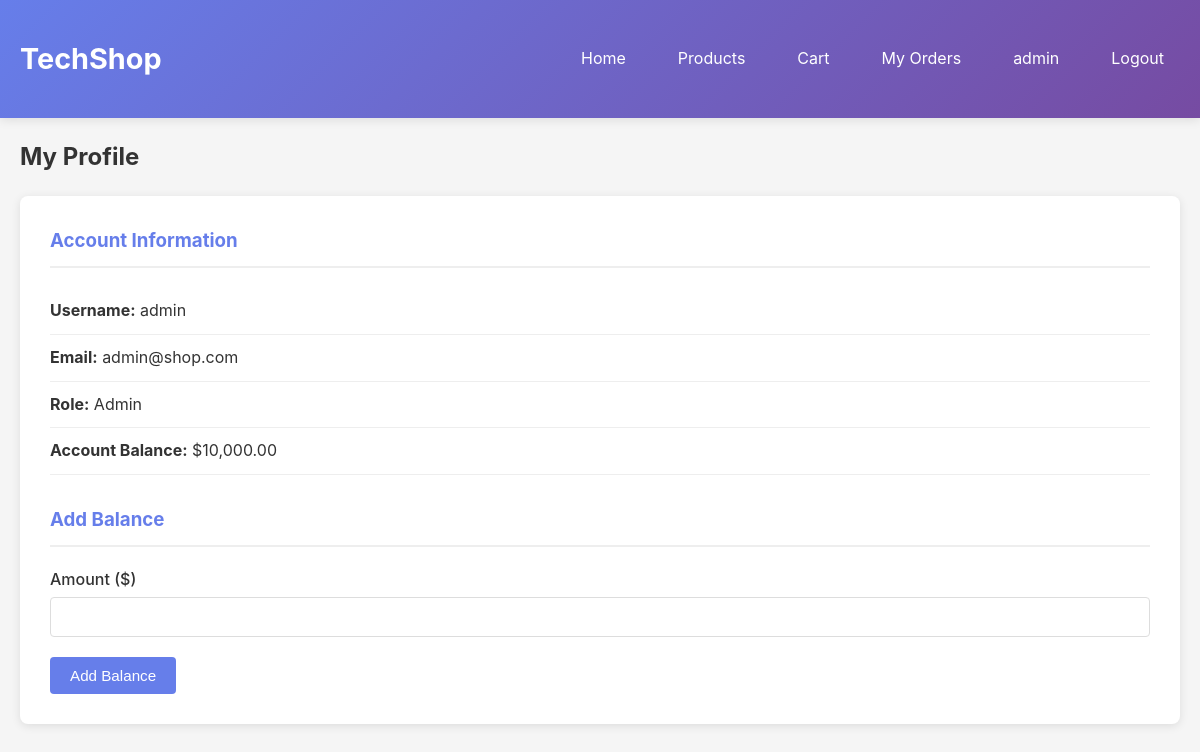
The app's page /profile.php (signed in) with its own data.
### tables this page shows
CREATE TABLE users (
    id INT AUTO_INCREMENT PRIMARY KEY,
    username VARCHAR(50) UNIQUE NOT NULL,
    email VARCHAR(100) UNIQUE NOT NULL,
    password VARCHAR(255) NOT NULL,
    balance DECIMAL(10,2) DEFAULT 1000.00,
    role ENUM('customer', 'admin') DEFAULT 'customer',
    created_at TIMESTAMP DEFAULT CURRENT_TIMESTAMP
);

### src/config.php (called while the page is built, shortened)
<?php
function getDB() {
    static $conn = null;
    if ($conn === null) {
        $conn = new mysqli(DB_HOST, DB_USER, DB_PASS, DB_NAME);
    }
    return $conn;
}
function getCurrentUser() {
    $db = getDB();
    $stmt = $db->prepare("SELECT id, username, email, balance, role FROM users WHERE id = ?");
    $stmt->bind_param("i", $_SESSION['user_id']);
    $stmt->execute();
    $result = $stmt->get_result();
    return $result->fetch_assoc();
}
function h($string) {
    return htmlspecialchars($string, ENT_QUOTES, 'UTF-8');
}
?>

### src/profile.php (the view, shortened to what this page needs)
<?php
require_once 'config.php';
$user = getCurrentUser();
?>
<!DOCTYPE html>
<html lang="en">
<head>
    <link rel="stylesheet" href="assets/css/style.css">
</head>
<body>
    <nav class="navbar">
        <div class="container">
            <div class="nav-brand">
                <h1>TechShop</h1>
            </div>
            <div class="nav-menu">
                <a href="index.php">Home</a>
                <a href="products.php">Products</a>
                <a href="cart.php">Cart</a>
                <a href="orders.php">My Orders</a>
                <a href="profile.php"><?php echo h($user['username']); ?></a>
                <a href="logout.php">Logout</a>
            </div>
        </div>
    </nav>
    <main class="container">
        <h2>My Profile</h2>
        <div class="profile-container">
            <div class="profile-card">
                <h3>Account Information</h3>
                <div class="profile-info">
                    <p><strong>Username:</strong> <?php echo h($user['username']); ?></p>
                    <p><strong>Email:</strong> <?php echo h($user['email']); ?></p>
                    <p><strong>Role:</strong> <?php echo ucfirst($user['role']); ?></p>
                    <p><strong>Account Balance:</strong> $<?php echo number_format($user['balance'], 2); ?></p>
                </div>
                <h3>Add Balance</h3>
                <form method="POST">
                    <div class="form-group">
                        <label for="amount">Amount ($)</label>
                        <input type="number" id="amount" name="amount" step="0.01" min="0.01" max="10000" required>
                    </div>
                    <button type="submit" name="add_balance" class="btn btn-primary">Add Balance</button>
                </form>
            </div>
        </div>
    </main>
</body>
</html>

### src/assets/css/style.css (style rules this page uses)
* { margin: 0; padding: 0; box-sizing: border-box; }
body { font-family: -apple-system, BlinkMacSystemFont, 'Segoe UI', Roboto, Oxygen, Ubuntu, Cantarell, sans-serif; line-height: 1.6; color: #333; background-color: #f5f5f5; }
.container { max-width: 1200px; margin: 0 auto; padding: 20px; }
.navbar { background: linear-gradient(135deg, #667eea 0%, #764ba2 100%); color: white; padding: 1rem 0; box-shadow: 0 2px 10px rgba(0,0,0,0.1); }
.navbar .container { display: flex; justify-content: space-between; align-items: center; }
.nav-brand h1 { font-size: 1.8rem; font-weight: 700; }
.nav-menu { display: flex; gap: 20px; }
.nav-menu a { color: white; text-decoration: none; padding: 8px 16px; border-radius: 4px; transition: background-color 0.3s; }
.btn { padding: 10px 20px; border: none; border-radius: 4px; cursor: pointer; text-decoration: none; display: inline-block; transition: background-color 0.3s; font-size: 0.95rem; }
.btn-primary { background-color: #667eea; color: white; }
.form-group { margin-bottom: 20px; }
.form-group label { display: block; margin-bottom: 5px; font-weight: 500; color: #333; }
.form-group input, .form-group textarea, .form-group select { width: 100%; padding: 10px; border: 1px solid #ddd; border-radius: 4px; font-size: 1rem; }
.profile-container { margin-top: 20px; }
.profile-card { background: white; border-radius: 8px; padding: 30px; box-shadow: 0 2px 10px rgba(0,0,0,0.1); }
.profile-card h3 { margin-bottom: 20px; color: #667eea; padding-bottom: 10px; border-bottom: 2px solid #eee; }
.profile-info { margin-bottom: 30px; }
.profile-info p { padding: 10px 0; border-bottom: 1px solid #eee; }

### records on screen
users: username "admin", email "admin@shop.com", role "Admin", balance "10,000.00"
